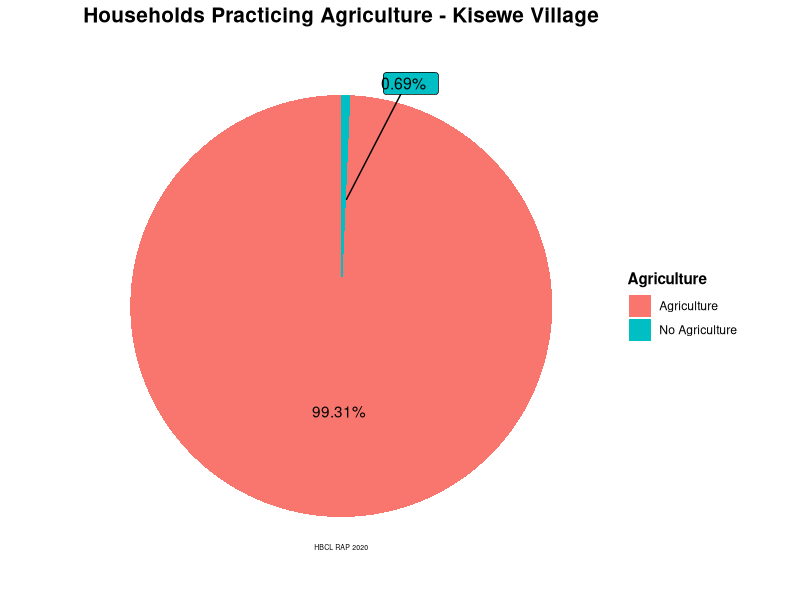
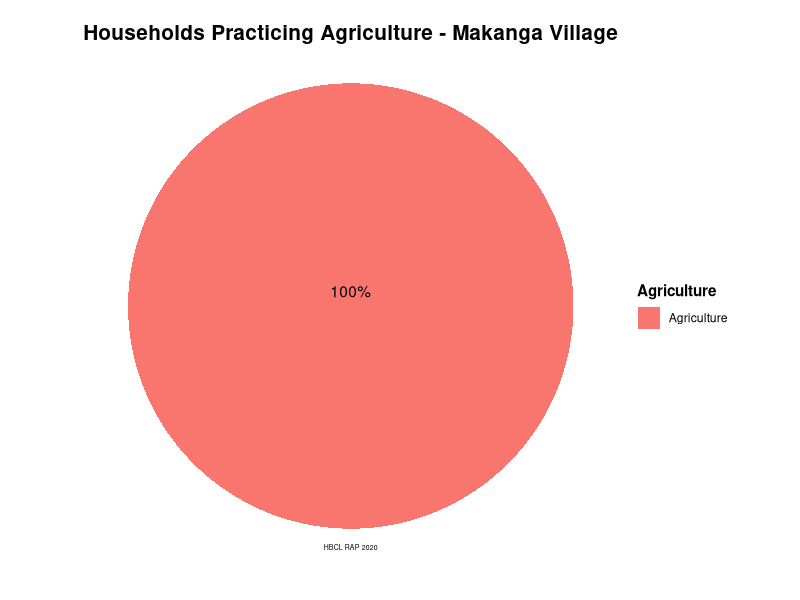
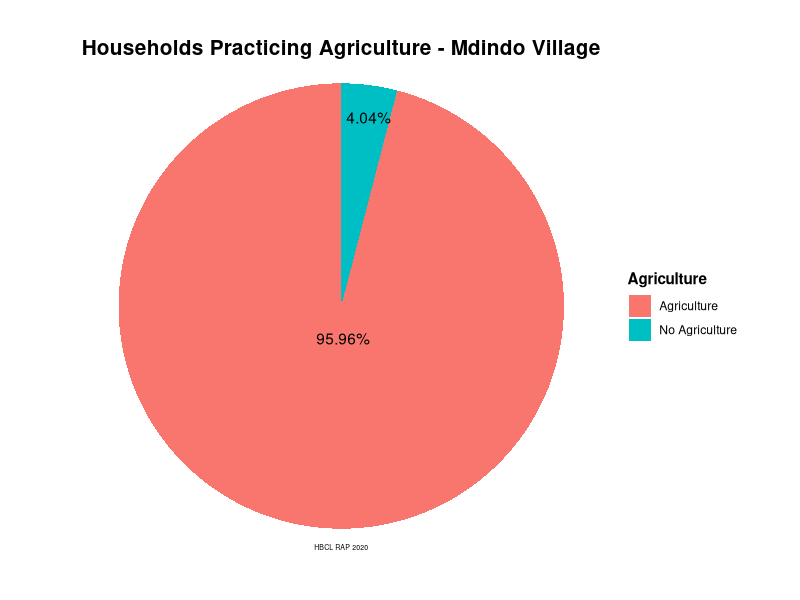
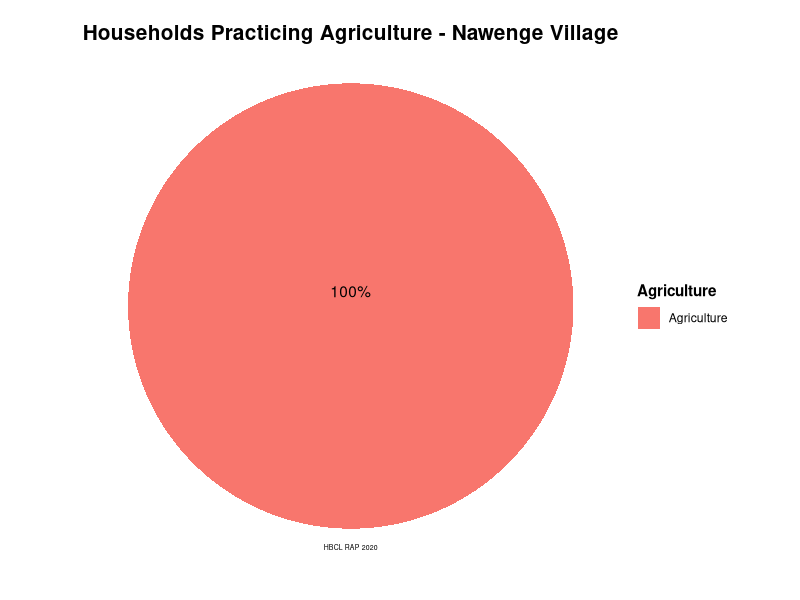

These figures' R source, in order:
    # Household Survey data analysis - AGRICULTURE
    # Harmonic Biosphere Company Limited
    # Wilbert J. Simbila
    # June, 2020
    
    # Set working directory --------------------------------------------------------
    setwd("~")
    dir.create("RAP", showWarnings = FALSE)
    setwd("~/RAP")
    
    # Load/install required packageslibralies ---------------------------------------
    library(tidyverse)
    library(scales)
    library(ggrepel)
    
    
    options(scipen = 999)
    
    
    df<-read.csv("Household_Survey.csv",check.names = TRUE,stringsAsFactors = FALSE)
    
    
    # Renaming varibales
    df<-df %>% 
      rename(Respondent_Name = Respondent_.Name,
             HoH_N = HoH_.N, HM1_N = HM1_.N, HM7_G = HM6_G.1, HM8_G = HM_G)
    
    
    # AGRICULTURE ----------------------------------
    # a)	percentage of the PAPS who practice agriculture in each of affected village by the project
    df_Agric <- df %>% 
      select(Village, Activities) %>%
      mutate(Activities, ifelse(Activities == "Actvities", "Agriculuture", Activities)) %>% 
      group_by(Village, Activities) %>% 
      summarise(Agriculture = n()) %>% 
      ungroup()%>% 
      pivot_wider(names_from = "Activities", values_from = "Agriculture")%>% 
      replace(is.na(.),0)%>%
      mutate(Total = rowSums(.[2:3]))%>%
      mutate(No_Perc = round(No/Total*100, digits = 2),
             Yes_Perc = round(Yes/Total*100, digits = 2))%>% 
      pivot_longer(cols = 5:6, names_to = "Agriculture", values_to = "Percentages") %>% 
      mutate(Agriculture = ifelse(Agriculture == "No_Perc", "No Agriculture", "Agriculture")) %>% 
    view()
    
    # Kisewe Agriculture Pie Chart ---------------------
    df_Agric %>% 
      filter(Village == "Kisewe") %>% 
      ggplot(aes(x = "", y = Percentages, fill = Agriculture))+
      geom_bar(stat = "identity")+
      coord_polar("y", start = 0)+
      geom_text(aes(label = ifelse(Percentages > 1, str_c(Percentages, "%"), "")), position = position_stack(vjust = 0.5))+
      geom_label_repel(aes(label = ifelse(Percentages < 1, str_c(Percentages, "%"), "")), size = 4,nudge_x = 0.5, hjust= -1,  show.legend = F)+
      labs(title = "Households Practicing Agriculture - Kisewe Village", caption = "HBCL RAP 2020")+
      theme_void()+
      theme(plot.title = element_text(size = 15, vjust = 1, hjust = 0.5, face = "bold"))+
      theme(plot.caption = element_text(size = 5, vjust = 25, hjust = 0.5))+
      theme(legend.title = element_text(face = "bold"))
    
    # Makanga Agriculture Pie Chart ---------------------
    df_Agric %>% 
      filter(Village == "Makanga") %>% 
      filter(Percentages > 0) %>% 
      ggplot(aes(x = "", y = Percentages, fill = Agriculture))+
      geom_bar(stat = "identity")+
      coord_polar("y", start = 0)+
      geom_text(aes(label = str_c(Percentages, "%")), position = position_stack(vjust = 0.5), vjust = -10)+
      labs(title = "Households Practicing Agriculture - Makanga Village", caption = "HBCL RAP 2020")+
      theme_void()+
      theme(plot.title = element_text(size = 15, vjust = -2.5, hjust = 0.5, face = "bold"))+
      theme(plot.caption = element_text(size = 5, vjust = 25, hjust = 0.5))+
      theme(legend.title = element_text(face = "bold"))
    
    # Mdindo Agriculture Pie Chart ---------------------
    df_Agric %>% 
      filter(Village == "Mdindo") %>% 
      ggplot(aes(x = "", y = Percentages, fill = Agriculture))+
      geom_bar(stat = "identity")+
      coord_polar("y", start = 0)+
      geom_text(aes(label =  str_c(Percentages, "%")), position = position_stack(vjust = 0.5), vjust = -6, hjust = 0.2)+
      labs(title = "Households Practicing Agriculture - Mdindo Village", caption = "HBCL RAP 2020")+
      theme_void()+
      theme(plot.title = element_text(size = 15, vjust = -5.5, hjust = 0.5, face = "bold"))+
      theme(plot.caption = element_text(size = 5, vjust = 25, hjust = 0.5))+
      theme(legend.title = element_text(face = "bold"))
    
    # Nawenge Agriculture Pie Chart ---------------------
    df_Agric %>% 
      filter(Village == "Nawenge") %>% 
      filter(Percentages > 0) %>% 
      ggplot(aes(x = "", y = Percentages, fill = Agriculture))+
      geom_bar(stat = "identity")+
      coord_polar("y", start = 0)+
      geom_text(aes(label = str_c(Percentages, "%")), position = position_stack(vjust = 0.5), vjust = -10)+
      labs(title = "Households Practicing Agriculture - Nawenge Village", caption = "HBCL RAP 2020")+
      theme_void()+
      theme(plot.title = element_text(size = 15, vjust = -2.5, hjust = 0.5, face = "bold"))+
      theme(plot.caption = element_text(size = 5, vjust = 25, hjust = 0.5))+
      theme(legend.title = element_text(face = "bold"))
